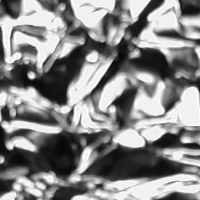
#> input picture Lab_10/KTH_TIPS/aluminium_foil/15-scale_1_im_1_grey.png, 200 x 200 px; its folder holds only this picture in this run
$ jupyter execute --allow-errors Practice_10_solution.ipynb   (older library calls are emulated)
#> lines starting #> are read from the running program, lines starting #| are printed output that depends on the picture; after the words box and inside, x2 and y2 are one past the last pixel; in counts of white or black regions, pixels touching at a corner belong together
[cell 1]
# Task 1.
# Текстурные характеристики:
#  - Реализуйте подсчет гистограммы
#  - Реализуйте рассчет текстурных характеристик Laws
#  - Реализуйте расчет текстурных характеристик на основе матрицы взаимной встречаемости GLCM
# Для каждого случая: выполните тренировку классификатора (knn, svm, trees)
# Решите задачу сегментации данных на основе классификации изображений каждым методом.
# Выполните ручную разметку изображений на регионы.
# Сравните результат полученной классификации и размеченной.

### 1) Импорты и зависимости

[cell 2]
import itertools
import os
import cv2 as cv
import numpy as np
import pandas as pd
import matplotlib.pyplot as plt

from scipy.stats import entropy, skew, kurtosis

from skimage.feature import graycomatrix, graycoprops
from skimage.util import view_as_windows

from sklearn.neighbors import KNeighborsClassifier
from sklearn.svm import SVC
from sklearn.tree import DecisionTreeClassifier
from sklearn.model_selection import train_test_split
from sklearn.preprocessing import LabelEncoder, StandardScaler
from sklearn.metrics import classification_report, accuracy_score, confusion_matrix
from sklearn.metrics import accuracy_score, jaccard_score

### 2) Загрузка одного примера изображения из датасета

[cell 3]
img_fold = "./KTH_TIPS"


#> (the rest of this cell did not finish here and is left out)

### 3) Гистограмма и статистики (фичи на основе распределения яркости)

#### 3.1 Функция извлечения гистограммных признаков

[cell 4]
def histogram_anylyse(img, bins):
    hist = cv.calcHist([img], [0], None, [bins], [0, 256])
    hist = hist.flatten()

    bin_w = 256 / bins
    centers = np.array([i * bin_w + bin_w / 2 for i in range(bins)])
    hist_norm = hist / np.sum(hist)

    weights = np.repeat(centers, hist.astype(int))

    features = {
        'mean': np.average(centers, weights=hist),
        'std': np.std(weights) if len(weights) > 0 else 0,
        'skewness': skew(weights) if len(weights) > 0 else 0,
        'kurtosis': kurtosis(weights) if len(weights) > 0 else 0,
        'entropy': entropy(hist_norm),
        'percentile_25': np.percentile(img, 25),
        'median': np.percentile(img, 50),
        'percentile_75': np.percentile(img, 75),
        'min': np.min(img),
        'max': np.max(img),

        'energy': np.sum(hist_norm**2),
        'variance': np.var(weights) if len(weights) > 0 else 0,
        'contrast': np.max(img) - np.min(img)
    }

    return features, hist_norm

#### 3.2 Визуализация: изображение + гистограмма + распечатка признаков

[cell 5]
bins = 256
#> (the rest of this cell did not finish here and is left out)

### 4) Laws texture features

#### 4.1 Функция расчёта признаков Laws

[cell 6]
# [21 lines left out: function laws_texture, not called in this run]

#### 4.2 Визуализация топ-5 признаков Laws

#> (a cell that did not finish here is left out)

### 5) GLCM признаки

#### 5.1 Расчёт признаков из GLCM

[cell 8]
# [13 lines left out: function compute_glcm_features, not called in this run]

#### 5.2 Печать рассчитанных GLCM признаков

#> (a cell that did not finish here is left out)

### 6) Подготовка датасета признаков для обучения

[cell 10]
def prepare_dataset(img_fold, feature_type, num_imgs=100):
#> called with img_fold = './KTH_TIPS', feature_type = 'Histogram', num_imgs = 100
    features, labels = [], []
    feature_func = {
                'Histogram': lambda img: histogram_anylyse(img, 256)[0],
                'Laws': laws_texture,
                'GLCM': compute_glcm_features
    }[feature_type]

    for tex_name in os.listdir(img_fold):
        tex_path = os.path.join(img_fold, tex_name)
        if not os.path.isdir(tex_path):
            continue

        for img_file in os.listdir(tex_path)[:num_imgs]:
            img_path = os.path.join(tex_path, img_file)
            img = cv.imread(img_path, cv.IMREAD_GRAYSCALE)
#> img is the input picture: shape (200, 200); min 8, max 255, mean 135.1

            if img is None:
                continue

            img = cv.resize(img, (128, 128))
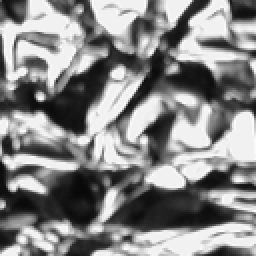
#> img: shape (128, 128) (shown 2 times larger); min 8, max 254, mean 135

            features_dict = feature_func(img)
#> features_dict = 13 items
            features.append(list(features_dict.values()))
            labels.append(tex_name)

    return np.array(features), labels

### 7) Обучение моделей (KNN / SVM / DecisionTree)

#### 7.1 Функция обучения трёх классификаторов

[cell 11]
def train_models(X, y):
    y_encoded = LabelEncoder().fit_transform(y)
    X_train, X_test, y_train, y_test = train_test_split(
        X, y_encoded, test_size=0.25, random_state=42, stratify=y_encoded
    )

    scaler = StandardScaler()
    X_train_scaled = scaler.fit_transform(X_train)
    X_test_scaled = scaler.transform(X_test)

    classifiers = {
        'KNN': KNeighborsClassifier(n_neighbors=5, n_jobs=-1),
        'SVM': SVC(kernel='rbf', random_state=42),
        'DecisionTree': DecisionTreeClassifier(random_state=42, max_depth=10)
    }

    models = {name: clf.fit(X_train_scaled, y_train) for name, clf in classifiers.items()}

    return models, X_test_scaled, y_test, scaler

#### 7.2 Функция расчёта метрик качества

[cell 12]
# [22 lines left out: function evaluate_model, not called in this run]

#### 7.3 Запуск обучения для всех типов признаков

[cell 13]
trained_models = {}

#> (the rest of this cell did not finish here and is left out)

### 8) Сегментация изображения через «скользящее окно + классификация»

#### 8.1 Сегментация на основе предсказаний по окнам

[cell 14]
def texture_segment(img, trained_models, feature_type, model_name, window_size=32, step=None, n_classes=4):
#> called with img = './gubki.png', feature_type = 'Laws', model_name = 'SVM', window_size = 4, n_classes = 4
    orig_img = cv.imread(img, cv.IMREAD_GRAYSCALE)
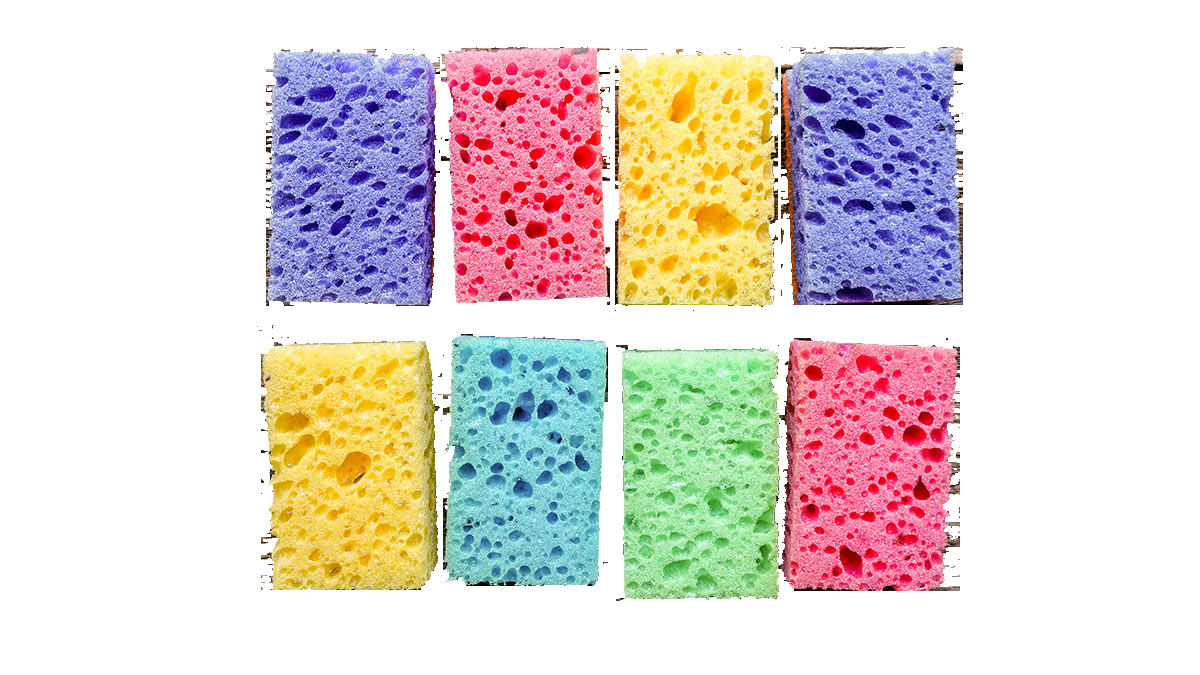
#> input picture Lab_10/gubki.png, 1200 x 675 px
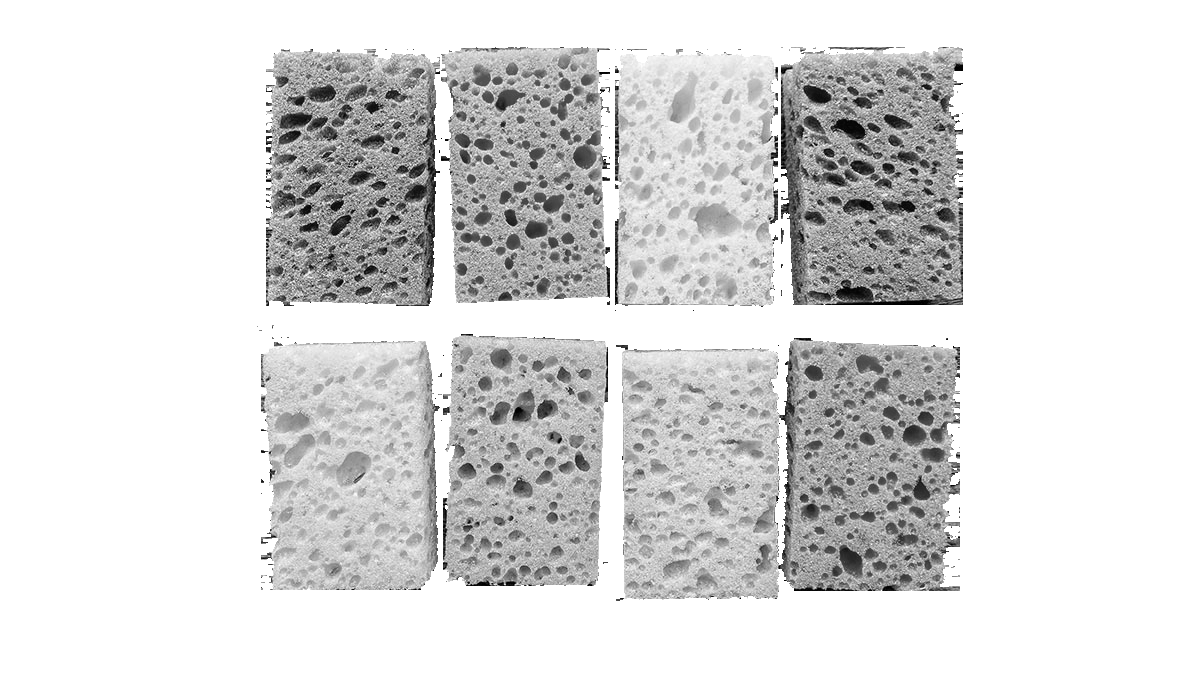
#> orig_img: shape (675, 1200); min 0, max 255, mean 219.1
#> further down, img is the input picture: shape (675, 1200, 3); mean B, G, R 213.1, 216.9, 226.2

    if step is None:
        step = window_size

    model = trained_models[feature_type]['models'][model_name]
    scaler = trained_models[feature_type]['scaler']

    # Creating sliding windows
    windows = view_as_windows(orig_img, (window_size, window_size), step=step)
    h, w, _, _ = windows.shape

    # Feature extraction for all windows
    feature_extractors = {
        'Histogram': lambda img: list(histogram_anylyse(img, bins=32)[0].values()),
        'Laws': lambda img: list(laws_texture(img).values()),
        'GLCM': lambda img: list(compute_glcm_features(img).values())
    }
    features = np.array([feature_extractors[feature_type](window)
                         for window in windows.reshape(-1, window_size, window_size)])

    features_scaled = scaler.transform(features)
    predicts = model.predict(features_scaled)

    # Creating a segmentation map
    seg_map = np.zeros_like(orig_img)
    for (i, j), pred in zip(np.ndindex(h, w), predicts):
        seg_map[i*step:i*step+window_size, j*step:j*step+window_size] = pred

    # Filtering classes
    top_classes = pd.Series(predicts).value_counts().head(n_classes).index
    filtered_map = np.zeros_like(seg_map)

    for new_val, old_val in enumerate(top_classes):
        filtered_map[seg_map == old_val] = new_val

    # Handle pixels not in top classes
    mask_not_top = ~np.isin(seg_map, top_classes)
    if np.any(mask_not_top):
        filtered_map[mask_not_top] = 1

    return filtered_map, orig_img

#### 8.2 Визуализация сегментации

[cell 15]
def show_segment(img, trained_models, **kwargs):
    seg_map, orig = texture_segment(img, trained_models, **kwargs)

    fig, (ax_orig, ax_segm, ax_map) = plt.subplots(1, 3, figsize=(12, 4))

    ax_orig.imshow(orig, cmap='gray')
    ax_orig.set_title('Original')
    ax_orig.axis('off')

    ax_segm.imshow(seg_map, cmap='tab10')
    ax_segm.set_title('Segmentation')
    ax_segm.axis('off')

    ax_map.imshow(seg_map, cmap='tab10', alpha=0.8)
    ax_map.imshow(orig, cmap='gray', alpha=0.3)
    ax_map.set_title('Overlay')
    ax_map.axis('off')

    plt.tight_layout()
    plt.show()

#### 8.3 Пример запуска сегментации для изображения

#> (a cell that did not finish here is left out)

### 9) Ручная разметка

[cell 17]
def manual_segment(img):
    min_channel = np.min(img, axis=2)
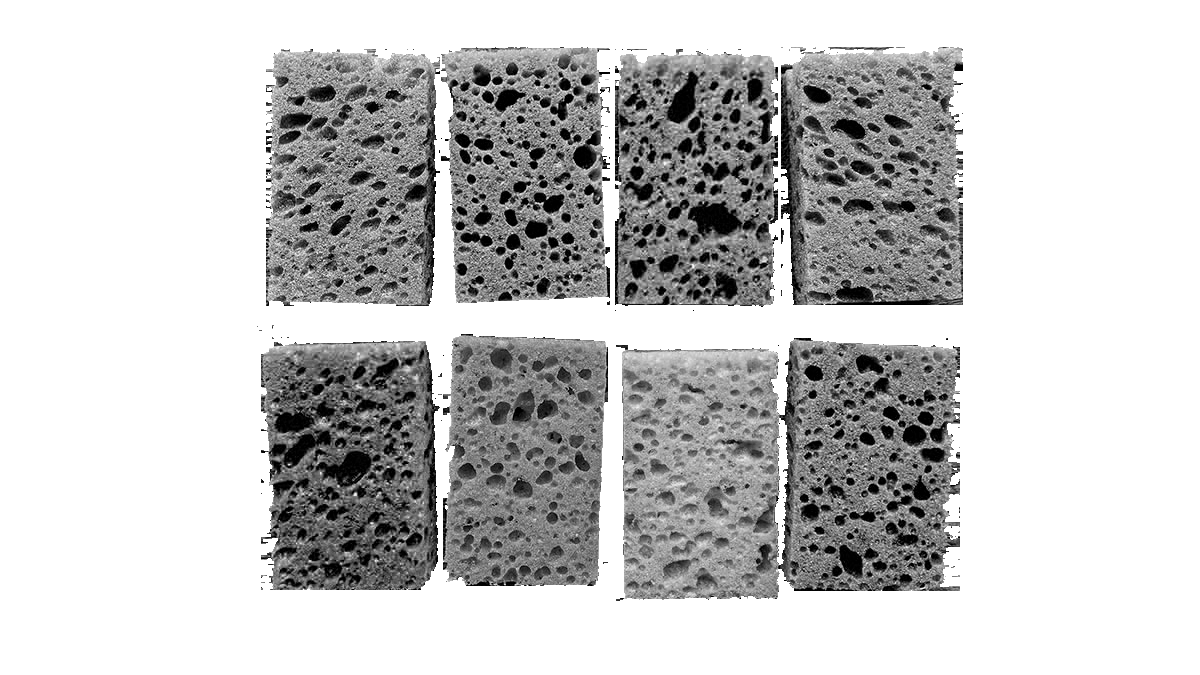
#> min_channel: shape (675, 1200); min 0, max 255, mean 198.1
    _, mask = cv.threshold(min_channel, 0, 255, cv.THRESH_BINARY_INV + cv.THRESH_OTSU)
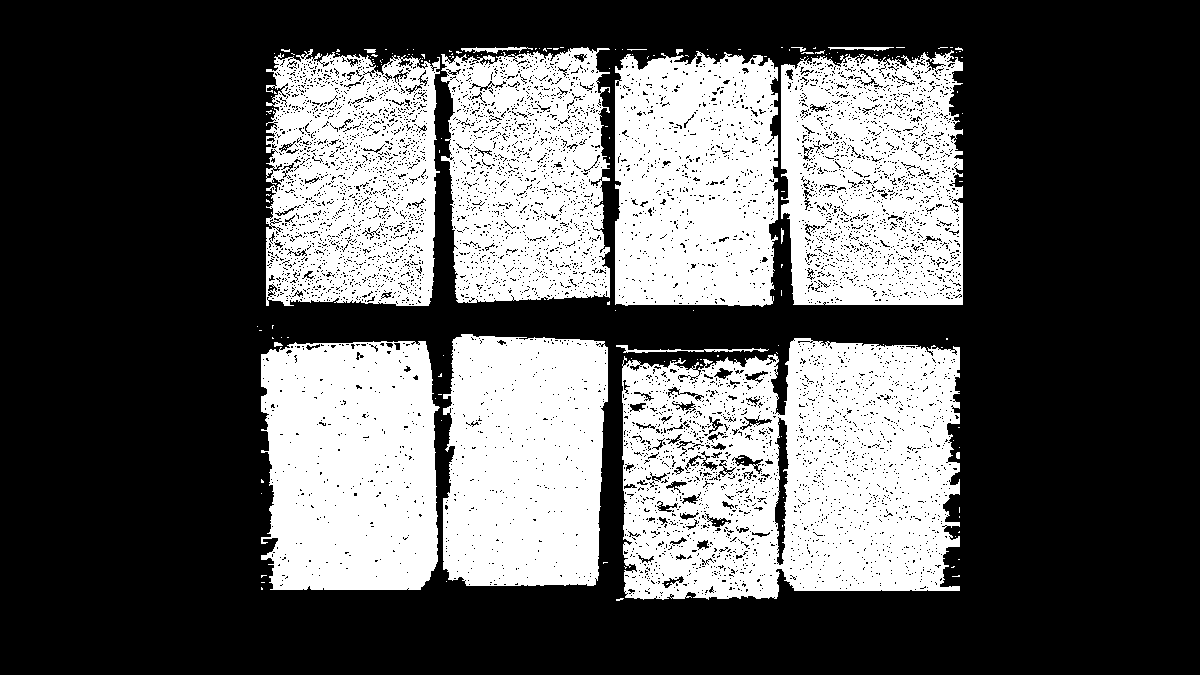
#> mask: shape (675, 1200); 36.2% white; 186 white regions (167 under 20 px), largest, box (x1, y1, x2, y2) and area: (622, 338, 960, 600) 70123, (261, 341, 440, 590) 40185, (781, 50, 963, 305) 37887

    kernel = np.ones((3,3), np.uint8)
    mask = cv.morphologyEx(mask, cv.MORPH_OPEN, kernel)
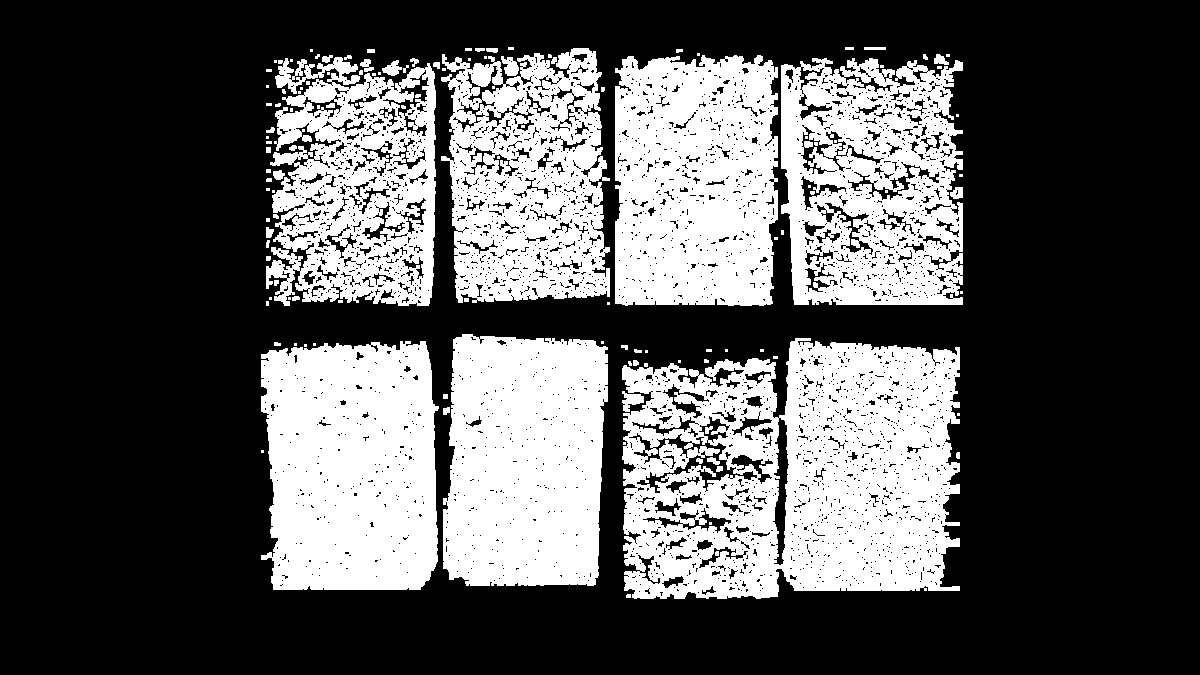
#> mask: shape (675, 1200); 33.9% white; 127 white regions (73 under 20 px)

    contours, _ = cv.findContours(mask, cv.RETR_EXTERNAL, cv.CHAIN_APPROX_SIMPLE)
#> contours = 106 contours, 77 with area under 20; largest, box (x1, y1, x2, y2) and area: (622, 338, 960, 599) 75113, (261, 341, 439, 590) 39870, (781, 58, 963, 305) 39826, (615, 55, 778, 306) 38118, (443, 334, 608, 586) 37262
    final_mask = np.zeros_like(mask)

    for contour in contours:
        if cv.contourArea(contour) > 100:
            cv.drawContours(final_mask, [contour], 0, 255, -1)
#> this loop made 106 passes
#> contour on passes 3, 4, 5, 7, 9, 11, 14, 15, 16, 17, 18, 21: [[261, 450], [261, 452], [263, 452], [263, 450]], [[623, 442], [623, 444], [625, 444], [625, 442]], [[957, 413], [957, 415], [959, 415], [959, 413]], [[443, 394], [443, 398], [447, 398], [447, 394]], [[644, 363], [644, 366], [647, 366], [647, 363]], [[678, 360], [678, 362], [680, 362], [680, 360]], [[773, 356], [773, 358], [777, 358], [777, 356]], [[645, 350], [645, 352], [647, 352], [647, 350]], [[760, 349], [760, 351], [763, 351], [763, 349]], [[725, 349], [725, 351], [727, 351], [727, 349]], [[706, 349], [706, 351], [711, 351], [711, 349]], [[304, 344], [304, 346], [306, 346], [306, 344]]
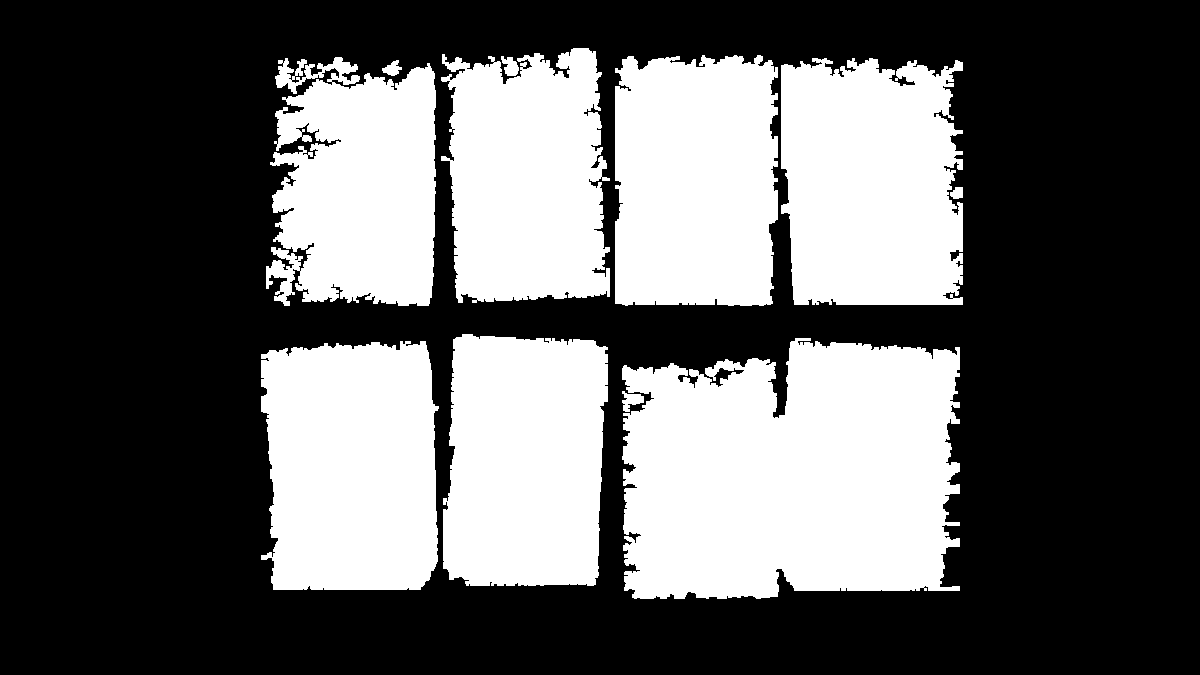
#> final_mask: shape (675, 1200); 37.6% white; 11 white regions, largest, box (x1, y1, x2, y2) and area: (622, 338, 960, 599) 76212, (781, 58, 963, 305) 40604, (261, 341, 439, 590) 40351

    return final_mask

#### 9.2 Перенумерация классов

[cell 18]
def remap_classes(mask, n_classes):
#> called with n_classes = 4
    unique, counts = np.unique(mask, return_counts=True)
#> unique = [0, 255]; counts = [505702, 304298]
    top_classes = unique[np.argsort(-counts)[:n_classes]]
#> top_classes = [0, 255]

    result = np.zeros_like(mask)
    for new_id, old_id in enumerate(top_classes):
        result[mask == old_id] = new_id
#> this loop made 2 passes
#> (new_id, old_id) on passes 1 to 2: (0, 0), (1, 255)

    return result

#### 9.3 Чтение изображения и построение ручной маски

[cell 19]
img_path = "./gubki.png"
img = cv.imread(img_path)
img_rgb = cv.cvtColor(img, cv.COLOR_BGR2RGB)

manual_mask = manual_segment(img_rgb)
manual_mask = remap_classes(manual_mask, 4)

#### 9.4 Визуализация ручной сегментации

[cell 20]
fig, (ax_orig, ax_segm) = plt.subplots(2, 1, figsize=(5, 5))

ax_orig.imshow(img_rgb)
ax_orig.set_title('Original')
ax_orig.axis('off')

ax_segm.imshow(manual_mask, cmap='tab10')
ax_segm.set_title('Manual Segmentation')
ax_segm.axis('off')

plt.show()

### 10) Сравнение предсказанной сегментации с ручной

#### 10.1 Поиск сопоставления меток классов

[cell 21]
# [65 lines left out: functions find_class_mapping, compare_segment_results, not called in this run]

#### 10.2 Запуск сравнения для выбранной модели и типа признаков

[cell 22]
feature_type = 'GLCM'
model_name = 'DecisionTree'
print("=" * 50)
print(f"{feature_type} - {model_name}")
print("-" * 50)
#> (the rest of this cell did not finish here and is left out)
